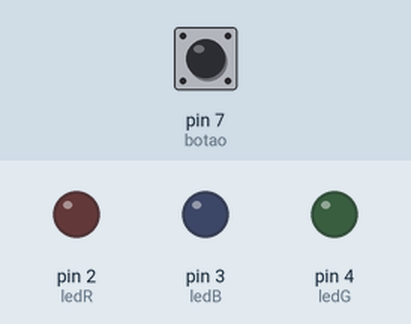
Simulated run of this sketch. Board: Arduino Uno, built with avr-gcc and run on an emulated ATmega328P. Parts: output pins drawn as LEDs (lit = HIGH). Inputs (shaded band) come from the test bench; at power-on: pin 7 (botao) LOW.

Above: at 1.2 s.
1.3 s: pin 7 (botao) pulled HIGH for 0.15 s
At 2.6 s:
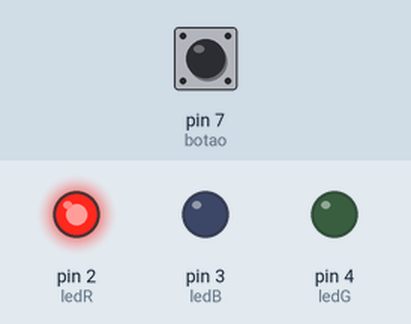
2.9 s: pin 7 (botao) pulled HIGH for 1 s
At 5.1 s:
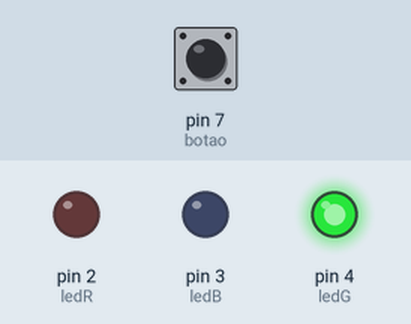
5.4 s: pin 7 (botao) pulled HIGH for 0.15 s
At 5.8 s:
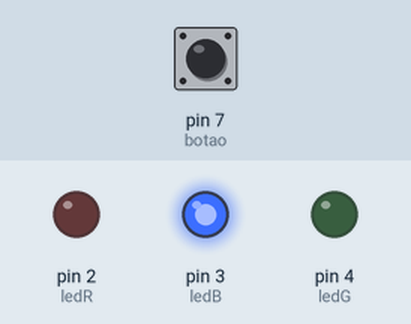
7.0 s: pin 7 (botao) pulled HIGH for 3.2 s
At 11.1 s:
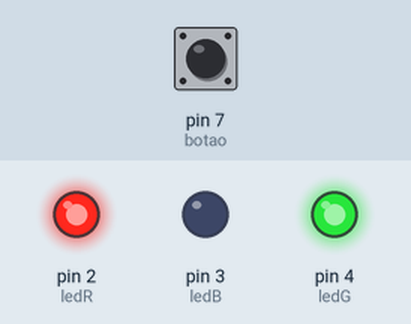
11.7 s: pin 7 (botao) pulled HIGH for 0.15 s
At 13.0 s:
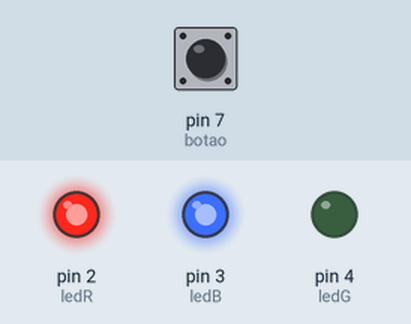
13.3 s: pin 7 (botao) pulled HIGH for 1 s
At 15.5 s:
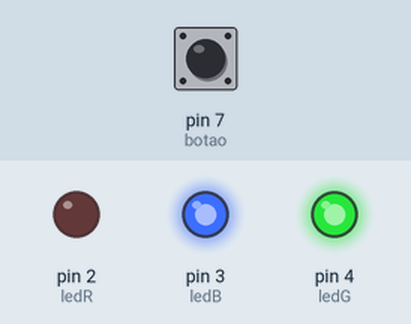
Timing chart, 0 to 16.8 s (numbered marks = the images above; inputs shaded):
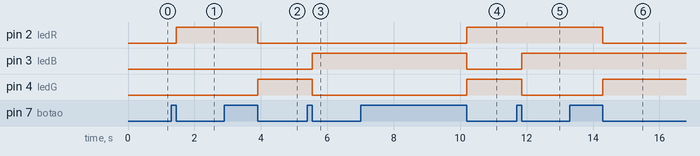

Measured:
- after the input at 1.3 s, pin 2 (ledR): LOW → HIGH after 0.15 s
- after the input at 2.9 s, pin 2 (ledR): HIGH → LOW after 1.0 s; pin 4 (ledG): LOW → HIGH after 1.0 s
- after the input at 5.4 s, pin 3 (ledB): LOW → HIGH after 0.15 s; pin 4 (ledG): HIGH → LOW after 0.15 s
- after the input at 7.0 s, pin 2 (ledR), pin 4 (ledG): LOW → HIGH after 3.2 s; pin 3 (ledB): HIGH → LOW after 3.2 s
- after the input at 11.7 s, pin 3 (ledB): LOW → HIGH after 0.15 s; pin 4 (ledG): HIGH → LOW after 0.15 s
- after the input at 13.3 s, pin 2 (ledR): HIGH → LOW after 1.0 s; pin 4 (ledG): LOW → HIGH after 1.0 s

The sketch:

_8_LED_R_G_B_A_M_C_B.ino
```cpp
#define ledR 2
#define ledG 4
#define ledB 3
#define botao 7
#define maximo 7

int btnclicado, btnliberado, ciclo;
void verificabtn();
void vermelho();
void verde();
void azul();
void amarelo();
void magenta();
void ciano();
void branco();
void trocaled();

void setup()
{
pinMode (botao, INPUT);
pinMode (ledR, OUTPUT);
pinMode (ledB, OUTPUT);
pinMode (ledG, OUTPUT);
}

void loop()
{
verificabtn();
}

void vermelho()
{
digitalWrite(ledR, HIGH);
digitalWrite(ledB, LOW);
digitalWrite(ledG, LOW);
}

void verde()
{
digitalWrite(ledG, HIGH);
digitalWrite(ledB, LOW);
digitalWrite(ledR, LOW);
}

void azul()
{
digitalWrite(ledB, HIGH);
digitalWrite(ledG, LOW);
digitalWrite(ledR, LOW);
}

void amarelo()
{
digitalWrite(ledR, HIGH);
digitalWrite(ledB, LOW);
digitalWrite(ledG, HIGH);
}

void magenta()
{
digitalWrite(ledR, HIGH);
digitalWrite(ledB, HIGH);
digitalWrite(ledG, LOW);
}

void ciano()
{
digitalWrite(ledR, LOW);
digitalWrite(ledB, HIGH);
digitalWrite(ledG, HIGH);
}

void branco()
{
digitalWrite(ledR, HIGH);
digitalWrite(ledB, HIGH);
digitalWrite(ledG, HIGH);
}

void verificabtn()
{
  if (digitalRead(botao) == HIGH)
  {
    btnclicado = 1;
    btnliberado = 0;
  }

  else
    btnliberado = 1;
  if ((btnclicado == 1) and (btnliberado == 1))
  {
    btnclicado = 0;
    btnliberado = 0;
    trocaled();
  }
}
  void trocaled()
  {
    if (ciclo == 0)
    {
      vermelho();
    }

    else if (ciclo == 1)
    {
      verde();

    }
    else if (ciclo == 2)
    {
      azul();
    }
    else if (ciclo == 3)
    {
      amarelo();
    }
    else if (ciclo == 4)
    {
      magenta();
    }
    else if (ciclo == 5)
    {
      ciano();
    }
    else if (ciclo == 6)
    {
      branco();
    }

    ciclo++;
    if (ciclo > maximo)
    {
      ciclo = 0;
    }
  }
```
